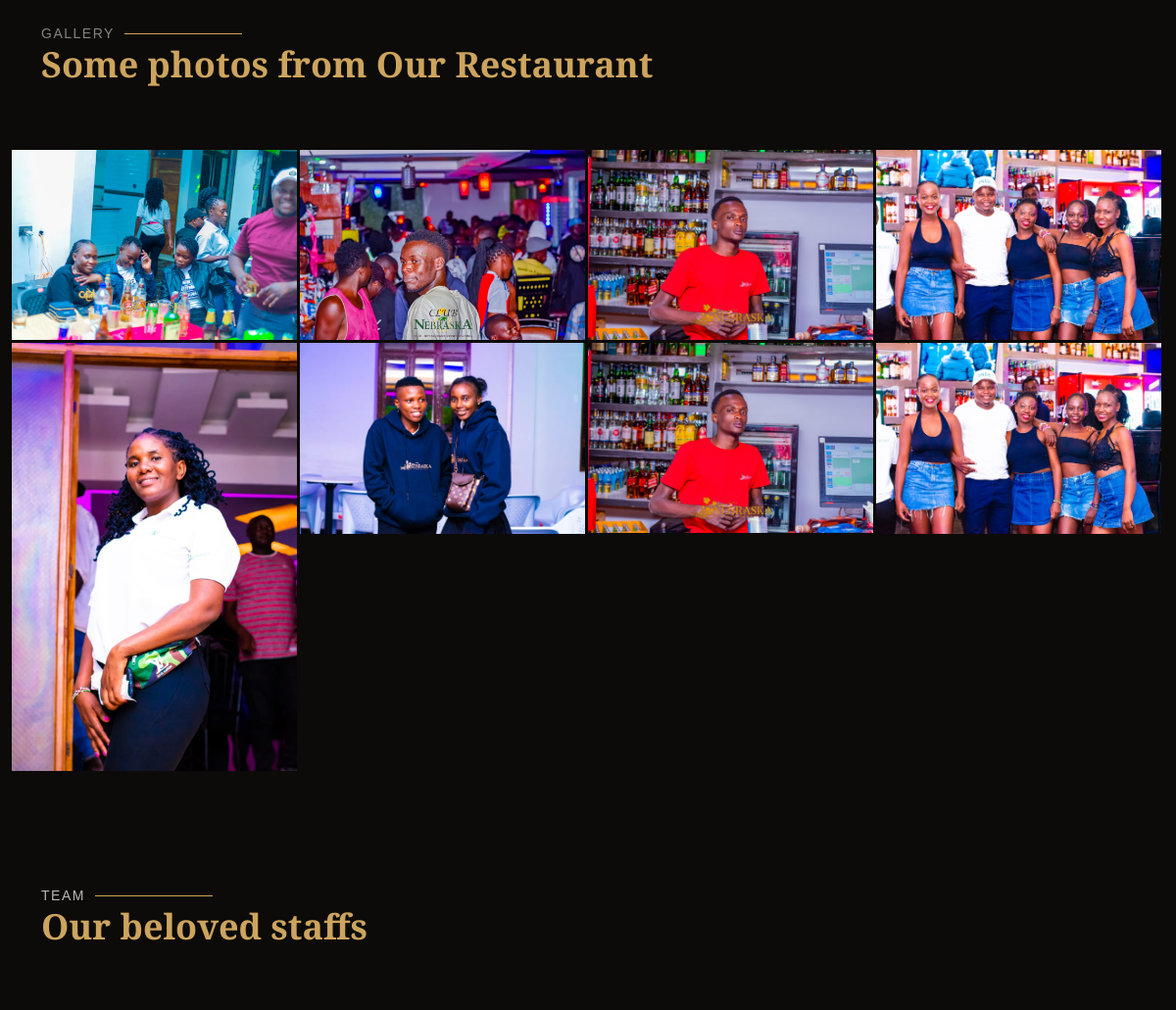
/ (middle part), run on an earlier commit of the app's database.
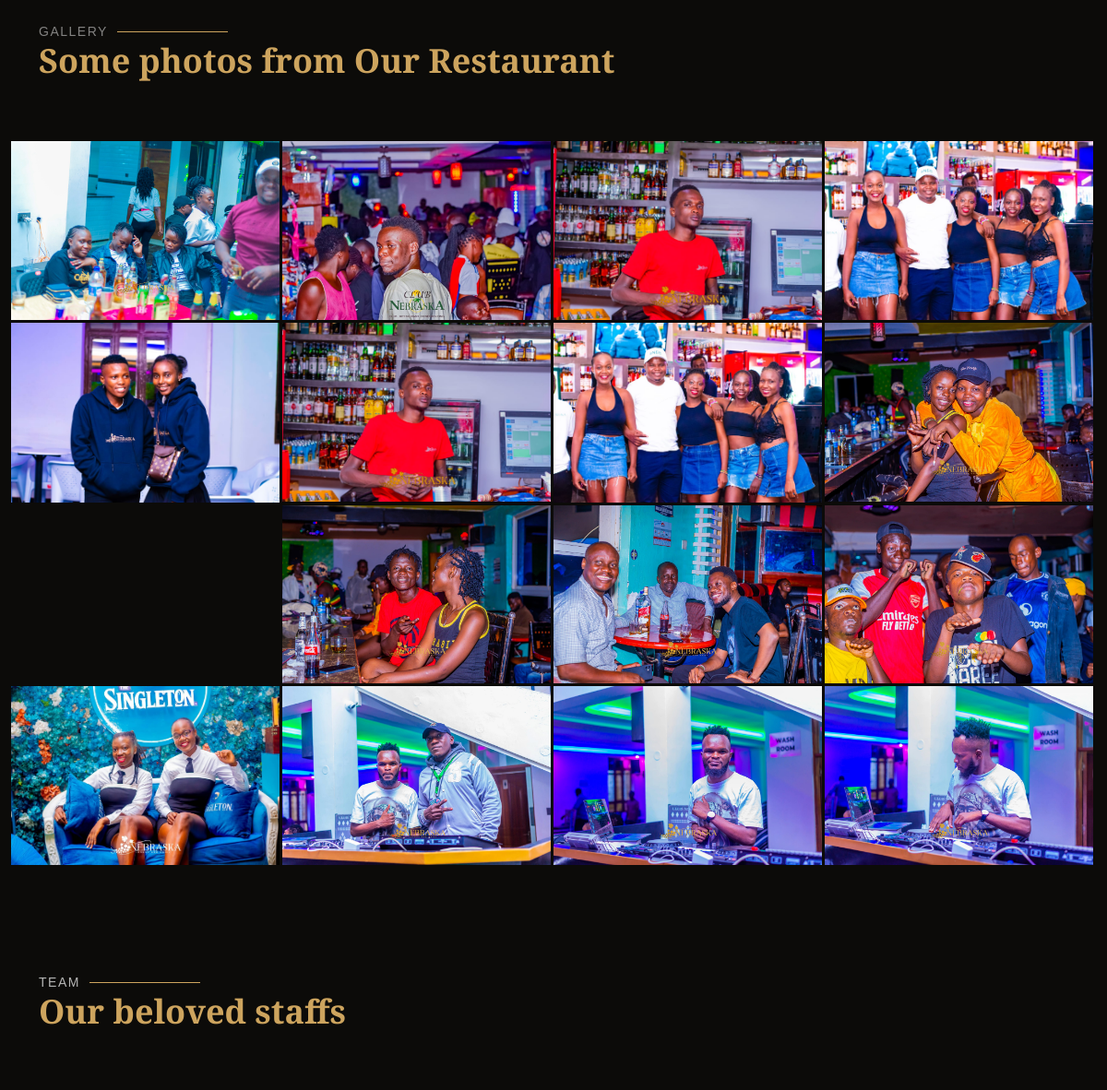
And on a later commit of the database.
### neb/models.py (models this page shows)
class gallery(models.Model):
    image = models.ImageField(upload_to='images/Gallery', default='images/Gallery/default.jpg')

### neb/views.py (the view)
# urls.py: path('', views.index, name='index'),
def index(request):
    categories = MenuCategory.objects.all()
    menu_items = MenuItem.objects.all()
    specials = Special.objects.all()
    event = Event.objects.all()
    testi = testimonials.objects.all()
    gal = gallery.objects.all()
    staf = staff.objects.all()
    return render(request, 'index.html',
                  {'categories': categories, 'menu_items': menu_items, 'specials': specials, 'event': event,
                   'testi': testi, 'gal': gal, 'staf':staf})

### neb/models.py (called while the page is built)
    def get_features_list(self):
        return self.features.split("\n")

### neb/templates/index.html (shortened to what this page needs)
{% load static %}
<!DOCTYPE html>
<html lang="en">
<head>
    <link href="{% static 'assets/vendor/bootstrap/css/bootstrap.min.css' %}" rel="stylesheet">
    <link href="{% static 'assets/vendor/bootstrap-icons/bootstrap-icons.css' %}" rel="stylesheet">
    <link href="{% static 'assets/vendor/aos/aos.css' %}" rel="stylesheet">
    <link href="{% static 'assets/vendor/glightbox/css/glightbox.min.css' %}" rel="stylesheet">
    <link href="{% static 'assets/vendor/swiper/swiper-bundle.min.css' %}" rel="stylesheet">
    <link href="{% static 'assets/css/main.css' %}" rel="stylesheet">
</head>
<body class="index-page">
<main class="main">
    <section id="gallery" class="gallery section">
        <div class="container section-title" data-aos="fade-up">
            <h2>Gallery</h2>
            <p>Some photos from Our Restaurant</p>
        </div>
        <div class="container-fluid" data-aos="fade-up" data-aos-delay="100">
            <div class="row g-0">
                {% for ga in gal %}
                    <div class="col-lg-3 col-md-4">
                        <div class="gallery-item">
                            <a href="/media/{{ ga.image }}" class="glightbox"
                               data-gallery="images-gallery">
                                <img src="/media/{{ ga.image }}" alt="" class="img-fluid">
                            </a>
                        </div>
                    </div>
                {% endfor %}
            </div>
        </div>
    </section>
    <section id="staffs" class="chefs section">
        <div class="container section-title" data-aos="fade-up">
            <h2>Team</h2>
            <p>Our beloved staffs</p>
        </div>
        <div class="container">
            <div class="row gy-4">
            </div>
        </div>
    </section>
</main>
</body>
</html>

### neb/static/assets/css/main.css (style rules this page uses)
:root { --default-font: "Roboto", system-ui, -apple-system, "Segoe UI", Roboto, "Helvetica Neue", Arial, "Noto Sans", "Liberation Sans", sans-serif, "Apple Color Emoji", "Segoe UI Emoji", "Segoe UI Symbol", "Noto Color Emoji"; --heading-font: "Playfair Display", sans-serif; --nav-font: "Poppins", sans-serif; }
:root { --background-color: #0c0b09; --default-color: rgba(255, 255, 255, 0.7); --heading-color: #ffffff; --accent-color: #cda45e; --surface-color: #29261f; --contrast-color: #0c0b09; }
:root { --nav-color: #ffffff; --nav-hover-color: #cda45e; --nav-mobile-background-color: #29261f; --nav-dropdown-background-color: #29261f; --nav-dropdown-color: #ffffff; --nav-dropdown-hover-color: #cda45e; }
:root { scroll-behavior: smooth; }
body { color: var(--default-color); background-color: var(--background-color); font-family: var(--default-font); }
a { color: var(--accent-color); text-decoration: none; transition: 0.3s; }
h1, h2, h3, h4, h5, h6 { color: var(--heading-color); font-family: var(--heading-font); }
section, .section { color: var(--default-color); background-color: var(--background-color); padding: 60px 0; scroll-margin-top: 77px; overflow: clip; }
.section-title { padding-bottom: 60px; position: relative; }
.section-title h2 { font-size: 14px; font-weight: 500; padding: 0; line-height: 1px; margin: 0; letter-spacing: 1.5px; text-transform: uppercase; color: color-mix(in srgb, var(--default-color), transparent 30%); position: relative; }
.section-title h2::after { content: ""; width: 120px; height: 1px; display: inline-block; background: var(--accent-color); margin: 4px 10px; }
.section-title p { color: var(--accent-color); margin: 0; font-size: 36px; font-weight: 600; font-family: var(--heading-font); }
.gallery .gallery-item { overflow: hidden; border-right: 3px solid var(--background-color); border-bottom: 3px solid var(--background-color); }
.gallery .gallery-item img { transition: all ease-in-out 0.4s; }
.chefs { --default-color: #ffffff; --contrast-color: #ffffff; }

What changed in the data, as far as the page shows it:
removed gallery: image (picture)
added gallery: image (picture)
added gallery: image (picture)
added gallery: image (picture)
added gallery: image (picture)
added gallery: image (picture)
added gallery: image (picture)
added gallery: image (picture)
added gallery: image (picture)
